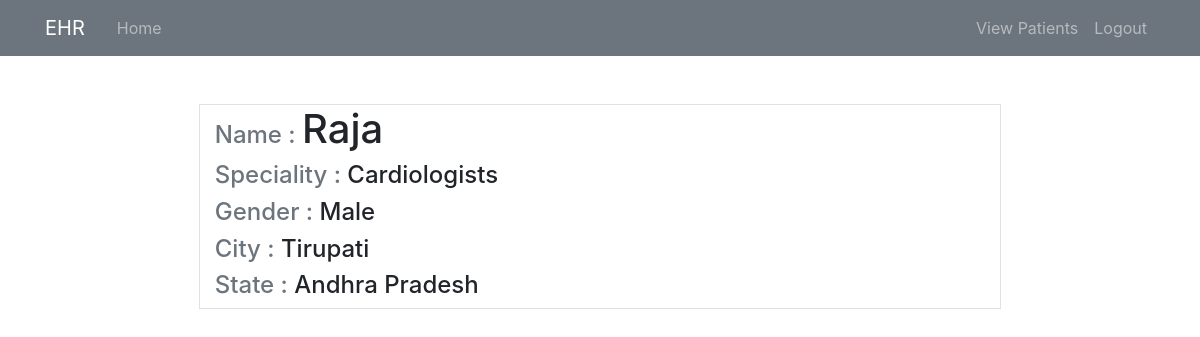
The app's page /doctor/Raja (signed in) with its own data.
### User/models.py (models this page shows, shortened)
class Doctor(models.Model):
    doctor_name = models.CharField(max_length=20, primary_key=True)
    speciality = models.CharField(max_length=20)
    city = models.CharField(max_length=20)
    State = models.CharField(max_length=20)
    date_of_joining = models.DateField()
    email = models.EmailField()
    GENDER_CHOICES = (
        ('M', 'Male'),
        ('F', 'Female'),
    )
    gender = models.CharField(max_length=1, choices=GENDER_CHOICES)

### User/views.py (the view)
# urls.py: path('doctor/<str:pk>', user_views.DoctorDetailView.as_view(), name="doctor-detail"),
class DoctorDetailView(LoginRequiredMixin, DetailView):
    model = Doctor

### User/templates/User/doctor_detail.html
{% extends 'User/home.html'%}
{% block contents%}
<div class="container w-75 my-2  ">
    <div class="container border my-3">
        <div class="row" >
            <div class="col-md">
                <div class="h4"> <span class="text-muted"> Name :</span> <span class="h1"> {{ object.doctor_name}} </span>   </div>
                <div class="h4"> <span class="text-muted"> Speciality :</span> {{ object.speciality }}  </div>
                <div class="h4"> <span class="text-muted"> Gender :</span>
                    {% if  object.gender  == "M" %}
                        Male
                    {% else %}
                        Female
                    {% endif %}
                </div>
                <div class="h4"> <span class="text-muted"> City :</span> {{ object.city }}  </div>
                <div class="h4"> <span class="text-muted"> State :</span> {{ object.State }}  </div>
            </div>
        </div>
    </div>
</div>
{% endblock contents%}

### records on screen
Doctor: doctor_name "Raja", speciality "Cardiologists", city "Tirupati", State "Andhra Pradesh"
